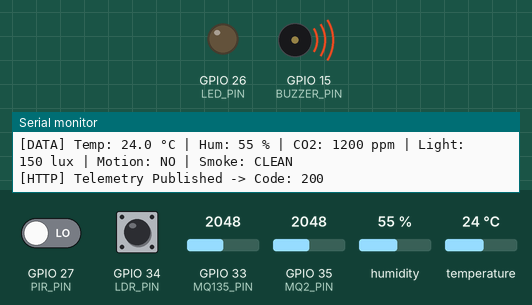
Recording of a sketch running on a simulated ESP32. Parts: output pins drawn as LEDs (lit = HIGH), buzzer (waves = sounding), the last lines printed to the serial monitor. Inputs (shaded band) come from the test bench; at power-on: GPIO 27 (PIR_PIN) LOW, GPIO 33 (MQ135_PIN) = 2048, GPIO 35 (MQ2_PIN) = 2048, GPIO 34 (LDR_PIN) HIGH, humidity 55 %, temperature 24 °C. WiFi joins after 1.5 s; servers stay silent unless stated; uploads are accepted with an empty reply.

Above: at 3.7 s.
3.8 s: GPIO 27 (PIR_PIN) driven HIGH
At 5.6 s:
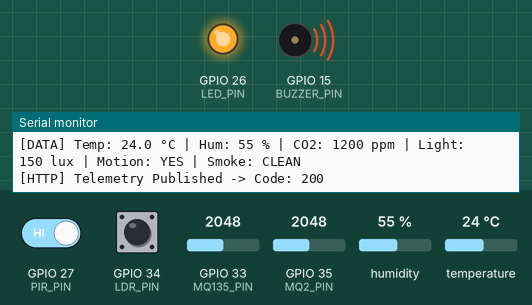
6.7 s: GPIO 33 (MQ135_PIN) set to 1576
9.6 s: GPIO 33 (MQ135_PIN) set to 1499
At 12.6 s:
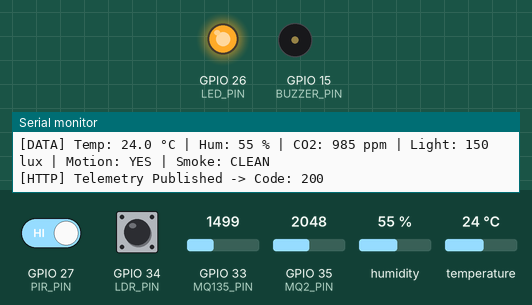
12.9 s: GPIO 35 (MQ2_PIN) set to 2437
15.8 s: GPIO 35 (MQ2_PIN) set to 2542
At 17.1 s:
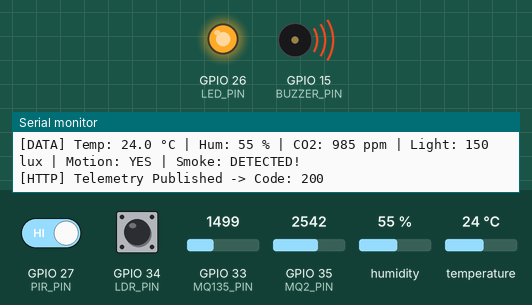
19.6 s: GPIO 35 (MQ2_PIN) set to 1228
At 21.4 s:
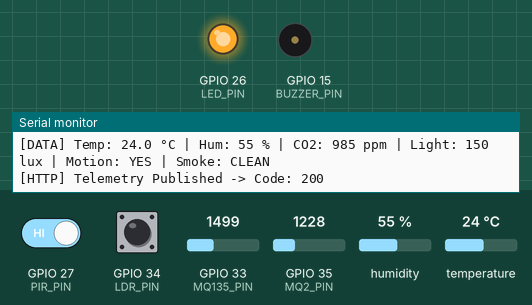
Timing chart, 0 to 22.9 s (numbered marks = the images above; inputs shaded):
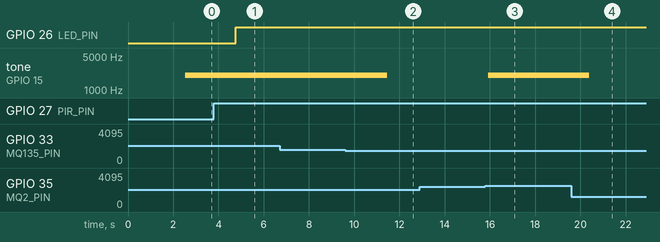

The sketch:

EPD.ino
```cpp
#include <WiFi.h>
#include <HTTPClient.h>
#include <DHT.h>

// ================= WI-FI CONFIGURATION =================
const char* ssid = "Vishal";
const char* password = "12345678";

// Target Next.js server endpoint on your laptop
const char* serverName = "http://10.46.113.138:3000/api/sensors";

// ================= PIN MAPPINGS =================
#define DHT_PIN       4    // DHT11 Data Pin
#define DHTTYPE       DHT11
#define BUZZER_PIN    15   // Active Acoustic Alarm Buzzer
#define LED_PIN       26   // Visual Occupancy / Alert Indicator LED
#define PIR_PIN       27   // HC-SR501 Motion Sensor
#define LDR_PIN       34   // Ambient Light (Digital/Analog input)
#define MQ2_PIN       35   // MQ-2 Smoke / Gas Sensor (Analog ADC1)
#define MQ135_PIN     33   // MQ-135 Air Quality / CO2 Sensor (Analog ADC1)

// ================= THRESHOLDS =================
#define SMOKE_ALERT   2500 // Raw ADC threshold for Smoke/Fire
#define CO2_ALERT     1000 // ppm threshold for indoor air quality warning

DHT dht(DHT_PIN, DHTTYPE);

void setup() {
  // 115200 Baud Rate - Set Arduino Serial Monitor to 115200 baud!
  Serial.begin(115200);
  delay(1000);

  Serial.println("\n==========================================");
  Serial.println("  SMARTCLASS AI - ESP32 SENSOR NODE      ");
  Serial.println("  (Solid-State Audio/Visual Alert System) ");
  Serial.println("==========================================");

  // Initialize output pins
  pinMode(BUZZER_PIN, OUTPUT);
  pinMode(LED_PIN, OUTPUT);
  digitalWrite(LED_PIN, LOW);
  noTone(BUZZER_PIN);

  // Initialize input sensor pins
  pinMode(PIR_PIN, INPUT);
  pinMode(LDR_PIN, INPUT);
  pinMode(MQ2_PIN, INPUT);
  pinMode(MQ135_PIN, INPUT);

  dht.begin();

  // Connect to Wi-Fi
  Serial.print("[Wi-Fi] Connecting to: ");
  Serial.println(ssid);
  WiFi.mode(WIFI_STA);
  WiFi.begin(ssid, password);

  int attempts = 0;
  while (WiFi.status() != WL_CONNECTED && attempts < 20) {
    delay(500);
    Serial.print(".");
    attempts++;
  }

  if (WiFi.status() == WL_CONNECTED) {
    Serial.println("\n[Wi-Fi] Connected successfully!");
    Serial.print("[Wi-Fi] ESP32 Assigned IP: ");
    Serial.println(WiFi.localIP());
  } else {
    Serial.println("\n[Wi-Fi] Warning: Initial connection timed out. Will auto-retry in loop.");
  }
}

void loop() {
  // ==========================================================
  // 1. AUTO-RECONNECT WI-FI IF LOST
  // ==========================================================
  if (WiFi.status() != WL_CONNECTED) {
    Serial.println("[Wi-Fi] Link lost! Attempting background reconnect...");
    WiFi.disconnect();
    WiFi.begin(ssid, password);
    int attempts = 0;
    while (WiFi.status() != WL_CONNECTED && attempts < 8) {
      delay(500);
      Serial.print(".");
      attempts++;
    }
    if (WiFi.status() == WL_CONNECTED) {
      Serial.println("\n[Wi-Fi] Reconnected successfully!");
    } else {
      Serial.println("\n[Wi-Fi] Reconnect retry failed. Retrying next cycle...");
      delay(2000);
      return;
    }
  }

  // ==========================================================
  // 2. TRANSDUCE & SAMPLE SENSORS
  // ==========================================================
  float temperature = dht.readTemperature();
  float humidity = dht.readHumidity();

  // Safe fallbacks if DHT is warming up or bus jitter occurs
  if (isnan(temperature) || isnan(humidity)) {
    temperature = 25.0;
    humidity = 50.0;
  }

  int lightValue = digitalRead(LDR_PIN);
  int smokeValue = analogRead(MQ2_PIN);
  int mq135Raw = analogRead(MQ135_PIN);
  int motion = digitalRead(PIR_PIN);

  // Calibrated conversions
  int estimatedCO2 = map(mq135Raw, 0, 4095, 400, 2000);
  int lux = (lightValue == 0) ? 800 : 150; // High ambient vs dim classroom
  bool isSmoke = (smokeValue > SMOKE_ALERT);
  bool isMotion = (motion == HIGH);

  // ==========================================================
  // 3. SOLID-STATE ALERT & INDICATOR ACTUATION
  // ==========================================================
  // Visual occupancy feedback: LED on during motion
  if (isMotion) {
    digitalWrite(LED_PIN, HIGH);
  } else {
    digitalWrite(LED_PIN, LOW);
  }

  // Acoustic warning: Trigger buzzer if air is hazardous or smoke is detected
  if (estimatedCO2 > CO2_ALERT || isSmoke) {
    tone(BUZZER_PIN, 2000); // 2 kHz alarm tone
    Serial.println("[ALERT] Hazardous Air Quality / Smoke Detected! Buzzer ON.");
  } else {
    noTone(BUZZER_PIN);
  }

  // Print readable telemetry to Serial Monitor (115200 baud)
  Serial.print("[DATA] Temp: ");
  Serial.print(temperature, 1);
  Serial.print(" °C | Hum: ");
  Serial.print(humidity, 0);
  Serial.print(" % | CO2: ");
  Serial.print(estimatedCO2);
  Serial.print(" ppm | Light: ");
  Serial.print(lux);
  Serial.print(" lux | Motion: ");
  Serial.print(isMotion ? "YES" : "NO");
  Serial.print(" | Smoke: ");
  Serial.println(isSmoke ? "DETECTED!" : "CLEAN");

  // ==========================================================
  // 4. DISPATCH JSON PAYLOAD TO WEB DIGITAL TWIN
  // ==========================================================
  HTTPClient http;
  http.setTimeout(3000); // 3-second network timeout prevents loop freezing

  http.begin(serverName);
  http.addHeader("Content-Type", "application/json");

  String jsonPayload = "{";
  jsonPayload += "\"temperature\":" + String(temperature, 1) + ",";
  jsonPayload += "\"humidity\":" + String(humidity, 1) + ",";
  jsonPayload += "\"co2\":" + String(estimatedCO2) + ",";
  jsonPayload += "\"light\":" + String(lux) + ",";
  jsonPayload += "\"motion\":" + String(isMotion ? "true" : "false") + ",";
  jsonPayload += "\"smoke\":" + String(isSmoke ? "true" : "false") + ",";
  jsonPayload += "\"fire\":" + String(isSmoke ? "true" : "false");
  jsonPayload += "}";

  int httpResponseCode = http.POST(jsonPayload);

  if (httpResponseCode > 0) {
    Serial.print("[HTTP] Telemetry Published -> Code: ");
    Serial.println(httpResponseCode); // 200 = Success
  } else {
    Serial.print("[HTTP] Error sending telemetry -> Error: ");
    Serial.println(httpResponseCode);
  }

  http.end(); // Cleanly close TCP socket

  delay(2000); // 2-second sampling interval
}
```

Measured:
- the behaviour switches between 1539 and 1538 on GPIO 33 (MQ135_PIN) (found by bisection; images 1 and 2)
- the behaviour switches between 2500 and 2501 on GPIO 35 (MQ2_PIN) (found by bisection; images 2 and 3)
- after the input at 3.8 s, GPIO 26 (LED_PIN): LOW → HIGH after 0.97 s
- after the input at 9.6 s, tone on GPIO 15 (BUZZER_PIN): 2000 Hz → silent after 1.9 s
- after the input at 15.8 s, tone on GPIO 15 (BUZZER_PIN): silent → 2000 Hz after 0.12 s
- after the input at 19.6 s, tone on GPIO 15 (BUZZER_PIN): 2000 Hz → silent after 0.78 s
